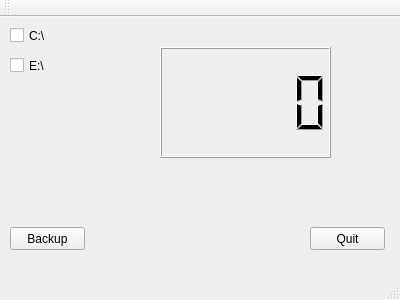
<?xml version="1.0" encoding="UTF-8"?>
<ui version="4.0">
 <class>MainWindow</class>
 <widget class="QMainWindow" name="MainWindow">
  <property name="geometry">
   <rect>
    <x>0</x>
    <y>0</y>
    <width>400</width>
    <height>300</height>
   </rect>
  </property>
  <property name="windowTitle">
   <string>MainWindow</string>
  </property>
  <widget class="QWidget" name="centralWidget">
   <widget class="QCheckBox" name="c_checkbox">
    <property name="geometry">
     <rect>
      <x>10</x>
      <y>10</y>
      <width>41</width>
      <height>17</height>
     </rect>
    </property>
    <property name="text">
     <string>C:\</string>
    </property>
   </widget>
   <widget class="QCheckBox" name="e_checkbox">
    <property name="geometry">
     <rect>
      <x>10</x>
      <y>40</y>
      <width>41</width>
      <height>17</height>
     </rect>
    </property>
    <property name="text">
     <string>E:\</string>
    </property>
   </widget>
   <widget class="QPushButton" name="backup_button">
    <property name="geometry">
     <rect>
      <x>10</x>
      <y>210</y>
      <width>75</width>
      <height>23</height>
     </rect>
    </property>
    <property name="text">
     <string>Backup</string>
    </property>
   </widget>
   <widget class="QPushButton" name="quit_button">
    <property name="geometry">
     <rect>
      <x>310</x>
      <y>210</y>
      <width>75</width>
      <height>23</height>
     </rect>
    </property>
    <property name="text">
     <string>Quit</string>
    </property>
    <property name="default">
     <bool>false</bool>
    </property>
    <property name="flat">
     <bool>false</bool>
    </property>
   </widget>
   <widget class="QLCDNumber" name="counter">
    <property name="geometry">
     <rect>
      <x>160</x>
      <y>30</y>
      <width>171</width>
      <height>111</height>
     </rect>
    </property>
    <property name="intValue" stdset="0">
     <number>0</number>
    </property>
   </widget>
  </widget>
  <widget class="QMenuBar" name="menuBar">
   <property name="geometry">
    <rect>
     <x>0</x>
     <y>0</y>
     <width>400</width>
     <height>21</height>
    </rect>
   </property>
  </widget>
  <widget class="QToolBar" name="mainToolBar">
   <attribute name="toolBarArea">
    <enum>TopToolBarArea</enum>
   </attribute>
   <attribute name="toolBarBreak">
    <bool>false</bool>
   </attribute>
  </widget>
  <widget class="QStatusBar" name="statusBar"/>
 </widget>
 <layoutdefault spacing="6" margin="11"/>
 <resources/>
 <connections/>
</ui>
